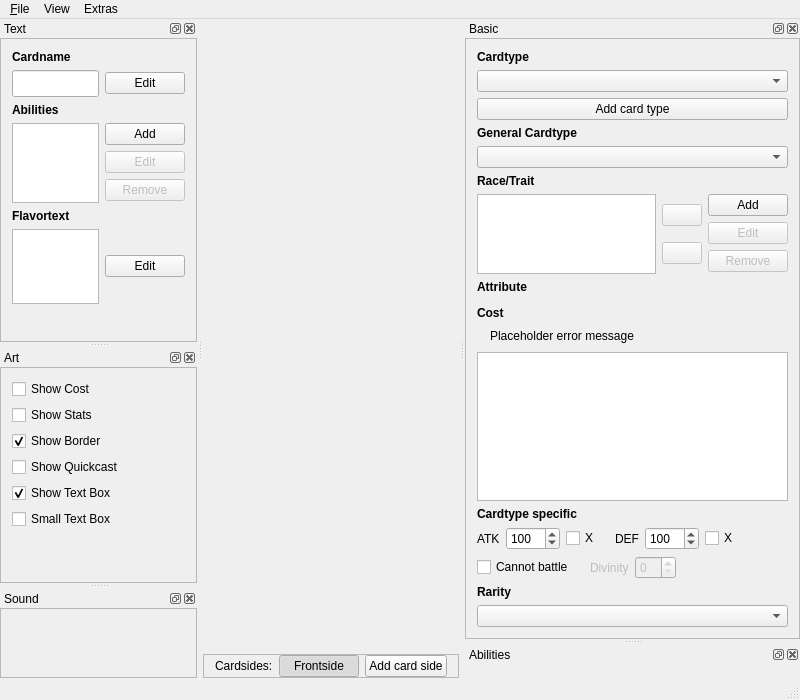
<?xml version="1.0" encoding="UTF-8"?>
<ui version="4.0">
 <class>MainWindow</class>
 <widget class="QMainWindow" name="MainWindow">
  <property name="geometry">
   <rect>
    <x>0</x>
    <y>0</y>
    <width>800</width>
    <height>700</height>
   </rect>
  </property>
  <property name="windowTitle">
   <string>FOWCE</string>
  </property>
  <widget class="QWidget" name="centralWidget">
   <layout class="QGridLayout" name="gridLayout">
    <property name="leftMargin">
     <number>0</number>
    </property>
    <property name="topMargin">
     <number>1</number>
    </property>
    <property name="rightMargin">
     <number>0</number>
    </property>
    <property name="bottomMargin">
     <number>0</number>
    </property>
    <item row="1" column="0">
     <widget class="QFrame" name="frame_bottom">
      <property name="frameShape">
       <enum>QFrame::StyledPanel</enum>
      </property>
      <property name="frameShadow">
       <enum>QFrame::Raised</enum>
      </property>
      <layout class="QHBoxLayout" name="horizontalLayout">
       <property name="topMargin">
        <number>0</number>
       </property>
       <property name="bottomMargin">
        <number>0</number>
       </property>
       <item>
        <layout class="QHBoxLayout" name="frame_bottom_layout">
         <item>
          <widget class="QLabel" name="cardside_label">
           <property name="sizePolicy">
            <sizepolicy hsizetype="Minimum" vsizetype="Preferred">
             <horstretch>0</horstretch>
             <verstretch>0</verstretch>
            </sizepolicy>
           </property>
           <property name="text">
            <string>Cardsides:</string>
           </property>
          </widget>
         </item>
         <item>
          <widget class="CardSidePushButton" name="btn_frontside">
           <property name="sizePolicy">
            <sizepolicy hsizetype="Minimum" vsizetype="Fixed">
             <horstretch>0</horstretch>
             <verstretch>0</verstretch>
            </sizepolicy>
           </property>
           <property name="text">
            <string>Frontside</string>
           </property>
           <property name="checkable">
            <bool>true</bool>
           </property>
           <property name="checked">
            <bool>true</bool>
           </property>
           <property name="flat">
            <bool>false</bool>
           </property>
          </widget>
         </item>
         <item>
          <widget class="QPushButton" name="btn_addside">
           <property name="text">
            <string>Add card side</string>
           </property>
           <property name="icon">
            <iconset theme="plus">
             <normaloff>.</normaloff>.</iconset>
           </property>
           <property name="checkable">
            <bool>false</bool>
           </property>
           <property name="flat">
            <bool>false</bool>
           </property>
          </widget>
         </item>
        </layout>
       </item>
       <item>
        <spacer name="horizontalSpacer">
         <property name="orientation">
          <enum>Qt::Horizontal</enum>
         </property>
         <property name="sizeHint" stdset="0">
          <size>
           <width>0</width>
           <height>0</height>
          </size>
         </property>
        </spacer>
       </item>
      </layout>
     </widget>
    </item>
    <item row="0" column="0">
     <widget class="CardPreviewWidget" name="widget_cardpreview" native="true">
      <property name="sizePolicy">
       <sizepolicy hsizetype="Expanding" vsizetype="Expanding">
        <horstretch>0</horstretch>
        <verstretch>0</verstretch>
       </sizepolicy>
      </property>
     </widget>
    </item>
   </layout>
  </widget>
  <widget class="QMenuBar" name="menuBar">
   <property name="geometry">
    <rect>
     <x>0</x>
     <y>0</y>
     <width>800</width>
     <height>21</height>
    </rect>
   </property>
   <widget class="QMenu" name="menu_File">
    <property name="title">
     <string>&amp;File</string>
    </property>
    <addaction name="action_New"/>
    <addaction name="actionNew_from_existing"/>
    <addaction name="separator"/>
    <addaction name="action_Save"/>
    <addaction name="actionSave_as"/>
    <addaction name="separator"/>
    <addaction name="actionExport_as_PNG"/>
    <addaction name="separator"/>
    <addaction name="action_Quit"/>
   </widget>
   <widget class="QMenu" name="menuView">
    <property name="title">
     <string>View</string>
    </property>
   </widget>
   <widget class="QMenu" name="menuOptions">
    <property name="title">
     <string>Extras</string>
    </property>
    <addaction name="actionOptions"/>
   </widget>
   <addaction name="menu_File"/>
   <addaction name="menuView"/>
   <addaction name="menuOptions"/>
  </widget>
  <widget class="QStatusBar" name="statusBar"/>
  <widget class="QDockWidget" name="dockWidget_basic">
   <property name="windowTitle">
    <string>Basic</string>
   </property>
   <attribute name="dockWidgetArea">
    <number>2</number>
   </attribute>
   <widget class="QWidget" name="dockWidgetContents">
    <layout class="QVBoxLayout" name="verticalLayout">
     <property name="leftMargin">
      <number>0</number>
     </property>
     <property name="topMargin">
      <number>0</number>
     </property>
     <property name="rightMargin">
      <number>0</number>
     </property>
     <property name="bottomMargin">
      <number>0</number>
     </property>
     <item>
      <widget class="QScrollArea" name="scrollArea">
       <property name="widgetResizable">
        <bool>true</bool>
       </property>
       <widget class="QWidget" name="scrollAreaWidgetContents">
        <property name="geometry">
         <rect>
          <x>0</x>
          <y>0</y>
          <width>304</width>
          <height>570</height>
         </rect>
        </property>
        <layout class="QVBoxLayout" name="verticalLayout_3">
         <property name="spacing">
          <number>6</number>
         </property>
         <item>
          <widget class="QLabel" name="label_cardtype">
           <property name="font">
            <font>
             <weight>75</weight>
             <bold>true</bold>
            </font>
           </property>
           <property name="text">
            <string>Cardtype</string>
           </property>
           <property name="textFormat">
            <enum>Qt::PlainText</enum>
           </property>
          </widget>
         </item>
         <item>
          <widget class="FComboBox" name="cb_cardtype">
           <property name="currentText">
            <string/>
           </property>
          </widget>
         </item>
         <item>
          <layout class="QVBoxLayout" name="verticalLayout_cardtypes"/>
         </item>
         <item>
          <widget class="QPushButton" name="btn_add_cardtype">
           <property name="text">
            <string>Add card type</string>
           </property>
           <property name="icon">
            <iconset theme="plus">
             <normaloff>.</normaloff>.</iconset>
           </property>
          </widget>
         </item>
         <item>
          <widget class="QLabel" name="label_general_cardtype">
           <property name="font">
            <font>
             <weight>75</weight>
             <bold>true</bold>
            </font>
           </property>
           <property name="text">
            <string>General Cardtype</string>
           </property>
           <property name="textFormat">
            <enum>Qt::PlainText</enum>
           </property>
          </widget>
         </item>
         <item>
          <widget class="FComboBox" name="cb_general_cardtype"/>
         </item>
         <item>
          <layout class="QVBoxLayout" name="verticalLayout_generalcardtypes"/>
         </item>
         <item>
          <widget class="QLabel" name="label_trait">
           <property name="font">
            <font>
             <weight>75</weight>
             <bold>true</bold>
            </font>
           </property>
           <property name="text">
            <string>Race/Trait</string>
           </property>
           <property name="textFormat">
            <enum>Qt::PlainText</enum>
           </property>
          </widget>
         </item>
         <item>
          <layout class="QHBoxLayout" name="horizontalLayout_3">
           <item>
            <widget class="QListView" name="listView_trait">
             <property name="sizePolicy">
              <sizepolicy hsizetype="Expanding" vsizetype="Minimum">
               <horstretch>0</horstretch>
               <verstretch>0</verstretch>
              </sizepolicy>
             </property>
             <property name="maximumSize">
              <size>
               <width>16777215</width>
               <height>80</height>
              </size>
             </property>
             <property name="selectionBehavior">
              <enum>QAbstractItemView::SelectRows</enum>
             </property>
            </widget>
           </item>
           <item>
            <layout class="QVBoxLayout" name="verticalLayout_4">
             <item>
              <widget class="QPushButton" name="btn_trait_moveup">
               <property name="enabled">
                <bool>false</bool>
               </property>
               <property name="text">
                <string notr="true"/>
               </property>
               <property name="icon">
                <iconset theme="arrow-up">
                 <normaloff>.</normaloff>.</iconset>
               </property>
              </widget>
             </item>
             <item>
              <widget class="QPushButton" name="btn_trait_movedown">
               <property name="enabled">
                <bool>false</bool>
               </property>
               <property name="text">
                <string notr="true"/>
               </property>
               <property name="icon">
                <iconset theme="arrow-down">
                 <normaloff>.</normaloff>.</iconset>
               </property>
              </widget>
             </item>
            </layout>
           </item>
           <item>
            <layout class="QVBoxLayout" name="verticalLayout_7">
             <item>
              <widget class="QPushButton" name="btn_trait_add">
               <property name="text">
                <string>Add</string>
               </property>
              </widget>
             </item>
             <item>
              <widget class="QPushButton" name="btn_trait_edit">
               <property name="enabled">
                <bool>false</bool>
               </property>
               <property name="text">
                <string>Edit</string>
               </property>
              </widget>
             </item>
             <item>
              <widget class="QPushButton" name="btn_trait_remove">
               <property name="enabled">
                <bool>false</bool>
               </property>
               <property name="text">
                <string>Remove</string>
               </property>
              </widget>
             </item>
            </layout>
           </item>
          </layout>
         </item>
         <item>
          <widget class="QLabel" name="label_attribute">
           <property name="font">
            <font>
             <weight>75</weight>
             <bold>true</bold>
            </font>
           </property>
           <property name="text">
            <string>Attribute</string>
           </property>
           <property name="textFormat">
            <enum>Qt::PlainText</enum>
           </property>
          </widget>
         </item>
         <item>
          <widget class="AttributeCheckBoxGroup" name="checkboxgroup_attributes" native="true"/>
         </item>
         <item>
          <widget class="QLabel" name="label_cost">
           <property name="font">
            <font>
             <weight>75</weight>
             <bold>true</bold>
            </font>
           </property>
           <property name="text">
            <string>Cost</string>
           </property>
           <property name="textFormat">
            <enum>Qt::PlainText</enum>
           </property>
          </widget>
         </item>
         <item>
          <widget class="QWidget" name="widget_cost_error_group" native="true">
           <layout class="QHBoxLayout" name="horizontalLayout_2">
            <property name="leftMargin">
             <number>0</number>
            </property>
            <property name="topMargin">
             <number>0</number>
            </property>
            <property name="rightMargin">
             <number>0</number>
            </property>
            <property name="bottomMargin">
             <number>0</number>
            </property>
            <item>
             <widget class="QLabel" name="label_cost_error_icon">
              <property name="text">
               <string/>
              </property>
              <property name="pixmap">
               <pixmap resource="icons.qrc">:/icons/FOWCE/16x16/error.png</pixmap>
              </property>
             </widget>
            </item>
            <item>
             <widget class="QLabel" name="label_cost_error">
              <property name="palette">
               <palette>
                <active>
                 <colorrole role="ButtonText">
                  <brush brushstyle="SolidPattern">
                   <color alpha="255">
                    <red>255</red>
                    <green>0</green>
                    <blue>0</blue>
                   </color>
                  </brush>
                 </colorrole>
                </active>
                <inactive>
                 <colorrole role="ButtonText">
                  <brush brushstyle="SolidPattern">
                   <color alpha="255">
                    <red>255</red>
                    <green>0</green>
                    <blue>0</blue>
                   </color>
                  </brush>
                 </colorrole>
                </inactive>
                <disabled>
                 <colorrole role="ButtonText">
                  <brush brushstyle="SolidPattern">
                   <color alpha="255">
                    <red>120</red>
                    <green>120</green>
                    <blue>120</blue>
                   </color>
                  </brush>
                 </colorrole>
                </disabled>
               </palette>
              </property>
              <property name="text">
               <string notr="true">Placeholder error message</string>
              </property>
             </widget>
            </item>
            <item>
             <spacer name="horizontalSpacer_2">
              <property name="orientation">
               <enum>Qt::Horizontal</enum>
              </property>
              <property name="sizeHint" stdset="0">
               <size>
                <width>410</width>
                <height>20</height>
               </size>
              </property>
             </spacer>
            </item>
           </layout>
          </widget>
         </item>
         <item>
          <widget class="QTableView" name="table_willcost">
           <property name="minimumSize">
            <size>
             <width>0</width>
             <height>100</height>
            </size>
           </property>
           <property name="selectionMode">
            <enum>QAbstractItemView::NoSelection</enum>
           </property>
           <attribute name="horizontalHeaderHighlightSections">
            <bool>false</bool>
           </attribute>
           <attribute name="verticalHeaderVisible">
            <bool>false</bool>
           </attribute>
          </widget>
         </item>
         <item>
          <widget class="QLabel" name="label_power">
           <property name="font">
            <font>
             <weight>75</weight>
             <bold>true</bold>
            </font>
           </property>
           <property name="text">
            <string>Cardtype specific</string>
           </property>
           <property name="textFormat">
            <enum>Qt::PlainText</enum>
           </property>
          </widget>
         </item>
         <item>
          <layout class="QHBoxLayout" name="horizontalLayout_7">
           <property name="leftMargin">
            <number>0</number>
           </property>
           <property name="topMargin">
            <number>0</number>
           </property>
           <property name="rightMargin">
            <number>0</number>
           </property>
           <property name="bottomMargin">
            <number>0</number>
           </property>
           <item>
            <widget class="QLabel" name="label_atk">
             <property name="sizePolicy">
              <sizepolicy hsizetype="Minimum" vsizetype="Preferred">
               <horstretch>0</horstretch>
               <verstretch>0</verstretch>
              </sizepolicy>
             </property>
             <property name="text">
              <string>ATK</string>
             </property>
            </widget>
           </item>
           <item>
            <widget class="QSpinBox" name="input_atk">
             <property name="maximum">
              <number>9900</number>
             </property>
             <property name="singleStep">
              <number>100</number>
             </property>
             <property name="value">
              <number>100</number>
             </property>
            </widget>
           </item>
           <item>
            <widget class="QCheckBox" name="check_dynamic_atk">
             <property name="text">
              <string>X</string>
             </property>
            </widget>
           </item>
           <item>
            <spacer name="horizontalSpacer_11">
             <property name="orientation">
              <enum>Qt::Horizontal</enum>
             </property>
             <property name="sizeType">
              <enum>QSizePolicy::Fixed</enum>
             </property>
             <property name="sizeHint" stdset="0">
              <size>
               <width>10</width>
               <height>20</height>
              </size>
             </property>
            </spacer>
           </item>
           <item>
            <widget class="QLabel" name="label_def">
             <property name="text">
              <string>DEF</string>
             </property>
            </widget>
           </item>
           <item>
            <widget class="QSpinBox" name="input_def">
             <property name="maximum">
              <number>9900</number>
             </property>
             <property name="singleStep">
              <number>100</number>
             </property>
             <property name="value">
              <number>100</number>
             </property>
            </widget>
           </item>
           <item>
            <widget class="QCheckBox" name="check_dynamic_def">
             <property name="text">
              <string>X</string>
             </property>
            </widget>
           </item>
           <item>
            <spacer name="horizontalSpacer_10">
             <property name="orientation">
              <enum>Qt::Horizontal</enum>
             </property>
             <property name="sizeHint" stdset="0">
              <size>
               <width>40</width>
               <height>20</height>
              </size>
             </property>
            </spacer>
           </item>
          </layout>
         </item>
         <item>
          <layout class="QHBoxLayout" name="horizontalLayout_8">
           <item>
            <widget class="QCheckBox" name="check_cannotfight">
             <property name="enabled">
              <bool>true</bool>
             </property>
             <property name="text">
              <string>Cannot battle</string>
             </property>
            </widget>
           </item>
           <item>
            <spacer name="horizontalSpacer_14">
             <property name="orientation">
              <enum>Qt::Horizontal</enum>
             </property>
             <property name="sizeType">
              <enum>QSizePolicy::Fixed</enum>
             </property>
             <property name="sizeHint" stdset="0">
              <size>
               <width>10</width>
               <height>20</height>
              </size>
             </property>
            </spacer>
           </item>
           <item>
            <widget class="QLabel" name="label_divinity">
             <property name="enabled">
              <bool>false</bool>
             </property>
             <property name="sizePolicy">
              <sizepolicy hsizetype="Minimum" vsizetype="Preferred">
               <horstretch>0</horstretch>
               <verstretch>0</verstretch>
              </sizepolicy>
             </property>
             <property name="text">
              <string>Divinity</string>
             </property>
            </widget>
           </item>
           <item>
            <widget class="QSpinBox" name="input_divinity">
             <property name="enabled">
              <bool>false</bool>
             </property>
             <property name="maximum">
              <number>10</number>
             </property>
            </widget>
           </item>
           <item>
            <spacer name="horizontalSpacer_15">
             <property name="orientation">
              <enum>Qt::Horizontal</enum>
             </property>
             <property name="sizeHint" stdset="0">
              <size>
               <width>40</width>
               <height>20</height>
              </size>
             </property>
            </spacer>
           </item>
          </layout>
         </item>
         <item>
          <widget class="QLabel" name="label_rarity">
           <property name="font">
            <font>
             <weight>75</weight>
             <bold>true</bold>
            </font>
           </property>
           <property name="text">
            <string>Rarity</string>
           </property>
           <property name="textFormat">
            <enum>Qt::PlainText</enum>
           </property>
          </widget>
         </item>
         <item>
          <widget class="QComboBox" name="cb_rarity"/>
         </item>
         <item>
          <spacer name="verticalSpacer">
           <property name="orientation">
            <enum>Qt::Vertical</enum>
           </property>
           <property name="sizeHint" stdset="0">
            <size>
             <width>20</width>
             <height>11</height>
            </size>
           </property>
          </spacer>
         </item>
        </layout>
       </widget>
      </widget>
     </item>
    </layout>
   </widget>
  </widget>
  <widget class="QDockWidget" name="dockWidget_text">
   <property name="windowTitle">
    <string>Text</string>
   </property>
   <attribute name="dockWidgetArea">
    <number>1</number>
   </attribute>
   <widget class="QWidget" name="dockWidgetContents_2">
    <layout class="QVBoxLayout" name="verticalLayout_2">
     <property name="leftMargin">
      <number>0</number>
     </property>
     <property name="topMargin">
      <number>0</number>
     </property>
     <property name="rightMargin">
      <number>0</number>
     </property>
     <property name="bottomMargin">
      <number>0</number>
     </property>
     <item>
      <widget class="QScrollArea" name="scrollArea_2">
       <property name="widgetResizable">
        <bool>true</bool>
       </property>
       <widget class="QWidget" name="scrollAreaWidgetContents_2">
        <property name="geometry">
         <rect>
          <x>0</x>
          <y>0</y>
          <width>214</width>
          <height>311</height>
         </rect>
        </property>
        <layout class="QVBoxLayout" name="verticalLayout_5">
         <item>
          <widget class="QLabel" name="label_cardname">
           <property name="font">
            <font>
             <weight>75</weight>
             <bold>true</bold>
            </font>
           </property>
           <property name="text">
            <string>Cardname</string>
           </property>
          </widget>
         </item>
         <item>
          <layout class="QHBoxLayout" name="horizontalLayout_10">
           <item>
            <widget class="MultiLangLineEdit" name="input_cardname">
             <property name="font">
              <font>
               <pointsize>12</pointsize>
              </font>
             </property>
             <property name="readOnly">
              <bool>true</bool>
             </property>
            </widget>
           </item>
           <item>
            <widget class="QPushButton" name="btn_cardname_edit">
             <property name="text">
              <string>Edit</string>
             </property>
            </widget>
           </item>
          </layout>
         </item>
         <item>
          <widget class="QLabel" name="label_abilities">
           <property name="font">
            <font>
             <weight>75</weight>
             <bold>true</bold>
            </font>
           </property>
           <property name="text">
            <string>Abilities</string>
           </property>
          </widget>
         </item>
         <item>
          <layout class="QHBoxLayout" name="horizontalLayout_5">
           <item>
            <widget class="QListView" name="listView_abilities">
             <property name="sizePolicy">
              <sizepolicy hsizetype="Expanding" vsizetype="Minimum">
               <horstretch>0</horstretch>
               <verstretch>0</verstretch>
              </sizepolicy>
             </property>
             <property name="maximumSize">
              <size>
               <width>16777215</width>
               <height>80</height>
              </size>
             </property>
             <property name="selectionBehavior">
              <enum>QAbstractItemView::SelectRows</enum>
             </property>
            </widget>
           </item>
           <item>
            <layout class="QVBoxLayout" name="verticalLayout_11">
             <item>
              <widget class="QPushButton" name="btn_ability_text_add">
               <property name="text">
                <string>Add</string>
               </property>
              </widget>
             </item>
             <item>
              <widget class="QPushButton" name="btn_ability_text_edit">
               <property name="enabled">
                <bool>false</bool>
               </property>
               <property name="text">
                <string>Edit</string>
               </property>
              </widget>
             </item>
             <item>
              <widget class="QPushButton" name="btn_ability_text_remove">
               <property name="enabled">
                <bool>false</bool>
               </property>
               <property name="text">
                <string>Remove</string>
               </property>
              </widget>
             </item>
            </layout>
           </item>
          </layout>
         </item>
         <item>
          <widget class="QLabel" name="label_flavortext">
           <property name="font">
            <font>
             <weight>75</weight>
             <bold>true</bold>
            </font>
           </property>
           <property name="text">
            <string>Flavortext</string>
           </property>
          </widget>
         </item>
         <item>
          <layout class="QHBoxLayout" name="horizontalLayout_4">
           <item>
            <widget class="MultiLangTextEdit" name="input_flavortext">
             <property name="sizePolicy">
              <sizepolicy hsizetype="Expanding" vsizetype="Fixed">
               <horstretch>0</horstretch>
               <verstretch>0</verstretch>
              </sizepolicy>
             </property>
             <property name="maximumSize">
              <size>
               <width>16777215</width>
               <height>75</height>
              </size>
             </property>
             <property name="font">
              <font>
               <pointsize>12</pointsize>
              </font>
             </property>
             <property name="readOnly">
              <bool>true</bool>
             </property>
             <property name="plainText">
              <string notr="true"/>
             </property>
            </widget>
           </item>
           <item>
            <widget class="QPushButton" name="btn_flavortext_edit">
             <property name="text">
              <string>Edit</string>
             </property>
            </widget>
           </item>
          </layout>
         </item>
         <item>
          <spacer name="verticalSpacer_2">
           <property name="orientation">
            <enum>Qt::Vertical</enum>
           </property>
           <property name="sizeHint" stdset="0">
            <size>
             <width>20</width>
             <height>33</height>
            </size>
           </property>
          </spacer>
         </item>
        </layout>
       </widget>
      </widget>
     </item>
    </layout>
   </widget>
  </widget>
  <widget class="QDockWidget" name="dockWidget_art">
   <property name="windowTitle">
    <string>Art</string>
   </property>
   <attribute name="dockWidgetArea">
    <number>1</number>
   </attribute>
   <widget class="QWidget" name="dockWidgetContents_3">
    <layout class="QVBoxLayout" name="verticalLayout_6">
     <property name="leftMargin">
      <number>0</number>
     </property>
     <property name="topMargin">
      <number>0</number>
     </property>
     <property name="rightMargin">
      <number>0</number>
     </property>
     <property name="bottomMargin">
      <number>0</number>
     </property>
     <item>
      <widget class="QScrollArea" name="scrollArea_3">
       <property name="widgetResizable">
        <bool>true</bool>
       </property>
       <widget class="QWidget" name="scrollAreaWidgetContents_3">
        <property name="geometry">
         <rect>
          <x>0</x>
          <y>0</y>
          <width>214</width>
          <height>204</height>
         </rect>
        </property>
        <layout class="QVBoxLayout" name="verticalLayout_8">
         <item>
          <widget class="QCheckBox" name="check_show_cost">
           <property name="text">
            <string>Show Cost</string>
           </property>
          </widget>
         </item>
         <item>
          <widget class="QCheckBox" name="check_show_stats">
           <property name="text">
            <string>Show Stats</string>
           </property>
          </widget>
         </item>
         <item>
          <widget class="QCheckBox" name="check_show_border">
           <property name="text">
            <string>Show Border</string>
           </property>
           <property name="checked">
            <bool>true</bool>
           </property>
          </widget>
         </item>
         <item>
          <widget class="QCheckBox" name="check_show_quickcast">
           <property name="text">
            <string>Show Quickcast</string>
           </property>
          </widget>
         </item>
         <item>
          <widget class="QCheckBox" name="check_show_text_box">
           <property name="text">
            <string>Show Text Box</string>
           </property>
           <property name="checked">
            <bool>true</bool>
           </property>
          </widget>
         </item>
         <item>
          <widget class="QCheckBox" name="check_small_text_box">
           <property name="text">
            <string>Small Text Box</string>
           </property>
          </widget>
         </item>
         <item>
          <spacer name="verticalSpacer_3">
           <property name="orientation">
            <enum>Qt::Vertical</enum>
           </property>
           <property name="sizeHint" stdset="0">
            <size>
             <width>20</width>
             <height>48</height>
            </size>
           </property>
          </spacer>
         </item>
        </layout>
       </widget>
      </widget>
     </item>
    </layout>
   </widget>
  </widget>
  <widget class="QDockWidget" name="dockWidget_sound">
   <property name="windowTitle">
    <string>Sound</string>
   </property>
   <attribute name="dockWidgetArea">
    <number>1</number>
   </attribute>
   <widget class="QWidget" name="dockWidgetContents_4">
    <layout class="QVBoxLayout" name="verticalLayout_9">
     <property name="leftMargin">
      <number>0</number>
     </property>
     <property name="topMargin">
      <number>0</number>
     </property>
     <property name="rightMargin">
      <number>0</number>
     </property>
     <property name="bottomMargin">
      <number>0</number>
     </property>
     <item>
      <widget class="QScrollArea" name="scrollArea_4">
       <property name="widgetResizable">
        <bool>true</bool>
       </property>
       <widget class="QWidget" name="scrollAreaWidgetContents_4">
        <property name="geometry">
         <rect>
          <x>0</x>
          <y>0</y>
          <width>214</width>
          <height>70</height>
         </rect>
        </property>
        <layout class="QVBoxLayout" name="verticalLayout_10">
         <item>
          <spacer name="verticalSpacer_4">
           <property name="orientation">
            <enum>Qt::Vertical</enum>
           </property>
           <property name="sizeHint" stdset="0">
            <size>
             <width>20</width>
             <height>48</height>
            </size>
           </property>
          </spacer>
         </item>
        </layout>
       </widget>
      </widget>
     </item>
    </layout>
   </widget>
  </widget>
  <widget class="QDockWidget" name="dockWidget_ability">
   <property name="windowTitle">
    <string>Abilities</string>
   </property>
   <attribute name="dockWidgetArea">
    <number>2</number>
   </attribute>
   <widget class="QWidget" name="dockWidgetContents_5"/>
  </widget>
  <action name="action_New">
   <property name="text">
    <string>&amp;New</string>
   </property>
   <property name="shortcut">
    <string>Ctrl+N</string>
   </property>
  </action>
  <action name="actionNew_from_existing">
   <property name="text">
    <string>New from existing...</string>
   </property>
  </action>
  <action name="action_Save">
   <property name="text">
    <string>&amp;Save</string>
   </property>
   <property name="shortcut">
    <string>Ctrl+S</string>
   </property>
  </action>
  <action name="actionSave_as">
   <property name="text">
    <string>Save as...</string>
   </property>
  </action>
  <action name="action_Quit">
   <property name="text">
    <string>&amp;Quit</string>
   </property>
   <property name="menuRole">
    <enum>QAction::QuitRole</enum>
   </property>
  </action>
  <action name="actionOptions">
   <property name="text">
    <string>Options</string>
   </property>
   <property name="menuRole">
    <enum>QAction::PreferencesRole</enum>
   </property>
  </action>
  <action name="actionExport_as_PNG">
   <property name="text">
    <string>Export as PNG...</string>
   </property>
  </action>
 </widget>
 <layoutdefault spacing="6" margin="11"/>
 <customwidgets>
  <customwidget>
   <class>MultiLangTextEdit</class>
   <extends>QPlainTextEdit</extends>
   <header>widgets/multilangtextedit.h</header>
  </customwidget>
  <customwidget>
   <class>MultiLangLineEdit</class>
   <extends>QLineEdit</extends>
   <header>widgets/multilanglineedit.h</header>
  </customwidget>
  <customwidget>
   <class>CardPreviewWidget</class>
   <extends>QWidget</extends>
   <header>cardpreviewwidget.h</header>
   <container>1</container>
  </customwidget>
  <customwidget>
   <class>CardSidePushButton</class>
   <extends>QPushButton</extends>
   <header>widgets/cardsidepushbutton.h</header>
  </customwidget>
  <customwidget>
   <class>AttributeCheckBoxGroup</class>
   <extends>QWidget</extends>
   <header>widgets/attributecheckboxgroup.h</header>
   <container>1</container>
  </customwidget>
  <customwidget>
   <class>FComboBox</class>
   <extends>QComboBox</extends>
   <header>widgets/fcombobox.h</header>
  </customwidget>
 </customwidgets>
 <resources>
  <include location="icons.qrc"/>
 </resources>
 <connections/>
 <slots>
  <slot>cardTypeChanged(int)</slot>
  <slot>cardAttributeChanged(int)</slot>
 </slots>
</ui>
